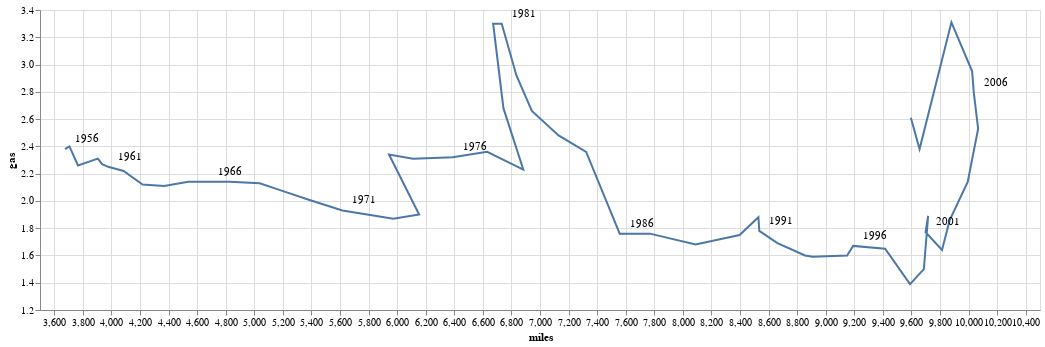

The code cell stored with this chart in its notebook:
### Code cell
chart+alt.Chart(df_driving[::5]).mark_text(align= 'left', dx = 10,dy = -10).encode(
    x = 'miles',
    y = 'gas',
    text = 'year'
)

### Figure 1 — Vega-Lite specification as saved in the notebook (floating-point values rounded to 4 significant figures)
{"config": {"view": {"continuousWidth": 400, "continuousHeight": 300}}, "layer": [{"data": {"name": "data-e24c277102dddc2eceb7d9aaeb087c70"}, "mark": "line", "encoding": {"order": {"type": "quantitative", "field": "year"}, "tooltip": {"type": "quantitative", "field": "year"}, "x": {"type": "quantitative", "field": "miles", "scale": {"zero": false}, "sort": null}, "y": {"type": "quantitative", "field": "gas", "scale": {"zero": false}}}, "width": 1000}, {"data": {"name": "data-2e726b95ed7b59cfc9445b7cbb5b99d5"}, "mark": {"type": "text", "align": "left", "dx": 10, "dy": -10}, "encoding": {"text": {"type": "quantitative", "field": "year"}, "x": {"type": "quantitative", "field": "miles"}, "y": {"type": "quantitative", "field": "gas"}}}], "$schema": "https://vega.github.io/schema/vega-lite/v4.8.1.json", "datasets": {"data-e24c277102dddc2eceb7d9aaeb087c70": [{"side": "left", "year": 1956, "miles": 3675, "gas": 2.38}, {"side": "right", "year": 1957, "miles": 3706, "gas": 2.4}, {"side": "bottom", "year": 1958, "miles": 3766, "gas": 2.26}, {"side": "top", "year": 1959, "miles": 3905, "gas": 2.31}, {"side": "right", "year": 1960, "miles": 3935, "gas": 2.27}, {"side": "bottom", "year": 1961, "miles": 3977, "gas": 2.25}, {"side": "right", "year": 1962, "miles": 4085, "gas": 2.22}, {"side": "bottom", "year": 1963, "miles": 4218, "gas": 2.12}, {"side": "bottom", "year": 1964, "miles": 4369, "gas": 2.11}, {"side": "bottom", "year": 1965, "miles": 4538, "gas": 2.14}, {"side": "top", "year": 1966, "miles": 4676, "gas": 2.14}, {"side": "bottom", "year": 1967, "miles": 4827, "gas": 2.14}, {"side": "right", "year": 1968, "miles": 5038, "gas": 2.13}, {"side": "right", "year": 1969, "miles": 5207, "gas": 2.07}, {"side": "right", "year": 1970, "miles": 5376, "gas": 2.01}, {"side": "bottom", "year": 1971, "miles": 5617, "gas": 1.93}, {"side": "bottom", "year": 1972, "miles": 5973, "gas": 1.87}, {"side": "right", "year": 1973, "miles": 6154, "gas": 1.9}, {"side": "left", "year": 1974, "miles": 5943, "gas": 2.34}, {"side": "bottom", "year": 1975, "miles": 6111, "gas": 2.31}, {"side": "bottom", "year": 1976, "miles": 6389, "gas": 2.32}, {"side": "top", "year": 1977, "miles": 6630, "gas": 2.36}, {"side": "bottom", "year": 1978, "miles": 6883, "gas": 2.23}, {"side": "left", "year": 1979, "miles": 6744, "gas": 2.68}, {"side": "left", "year": 1980, "miles": 6672, "gas": 3.3}, {"side": "right", "year": 1981, "miles": 6732, "gas": 3.3}, {"side": "right", "year": 1982, "miles": 6835, "gas": 2.92}, {"side": "right", "year": 1983, "miles": 6943, "gas": 2.66}, {"side": "right", "year": 1984, "miles": 7130, "gas": 2.48}, {"side": "right", "year": 1985, "miles": 7323, "gas": 2.36}, {"side": "left", "year": 1986, "miles": 7558, "gas": 1.76}, {"side": "top", "year": 1987, "miles": 7770, "gas": 1.76}, {"side": "bottom", "year": 1988, "miles": 8089, "gas": 1.68}, {"side": "left", "year": 1989, "miles": 8397, "gas": 1.75}, {"side": "top", "year": 1990, "miles": 8529, "gas": 1.88}, {"side": "right", "year": 1991, "miles": 8535, "gas": 1.78}, {"side": "right", "year": 1992, "miles": 8662, "gas": 1.69}, {"side": "left", "year": 1993, "miles": 8855, "gas": 1.6}, {"side": "bottom", "year": 1994, "miles": 8909, "gas": 1.59}, {"side": "bottom", "year": 1995, "miles": 9150, "gas": 1.6}, {"side": "top", "year": 1996, "miles": 9192, "gas": 1.67}, {"side": "right", "year": 1997, "miles": 9416, "gas": 1.65}, {"side": "bottom", "year": 1998, "miles": 9590, "gas": 1.39}, {"side": "right", "year": 1999, "miles": 9687, "gas": 1.5}, {"side": "top", "year": 2000, "miles": 9717, "gas": 1.89}, {"side": "left", "year": 2001, "miles": 9699, "gas": 1.77}, {"side": "bottom", "year": 2002, "miles": 9814, "gas": 1.64}, {"side": "right", "year": 2003, "miles": 9868, "gas": 1.86}, {"side": "left", "year": 2004, "miles": 9994, "gas": 2.14}, {"side": "left", "year": 2005, "miles": 10067, "gas": 2.53}, {"side": "right", "year": 2006, "miles": 10037, "gas": 2.79}, {"side": "right", "year": 2007, "miles": 10025, "gas": 2.95}, {"side": "left", "year": 2008, "miles": 9880, "gas": 3.31}, {"side": "bottom", "year": 2009, "miles": 9657, "gas": 2.38}, {"side": "left", "year": 2010, "miles": 9596, "gas": 2.61}], "data-2e726b95ed7b59cfc9445b7cbb5b99d5": [{"side": "left", "year": 1956, "miles": 3675, "gas": 2.38}, {"side": "bottom", "year": 1961, "miles": 3977, "gas": 2.25}, {"side": "top", "year": 1966, "miles": 4676, "gas": 2.14}, {"side": "bottom", "year": 1971, "miles": 5617, "gas": 1.93}, {"side": "bottom", "year": 1976, "miles": 6389, "gas": 2.32}, {"side": "right", "year": 1981, "miles": 6732, "gas": 3.3}, {"side": "left", "year": 1986, "miles": 7558, "gas": 1.76}, {"side": "right", "year": 1991, "miles": 8535, "gas": 1.78}, {"side": "top", "year": 1996, "miles": 9192, "gas": 1.67}, {"side": "left", "year": 2001, "miles": 9699, "gas": 1.77}, {"side": "right", "year": 2006, "miles": 10037, "gas": 2.79}]}}
